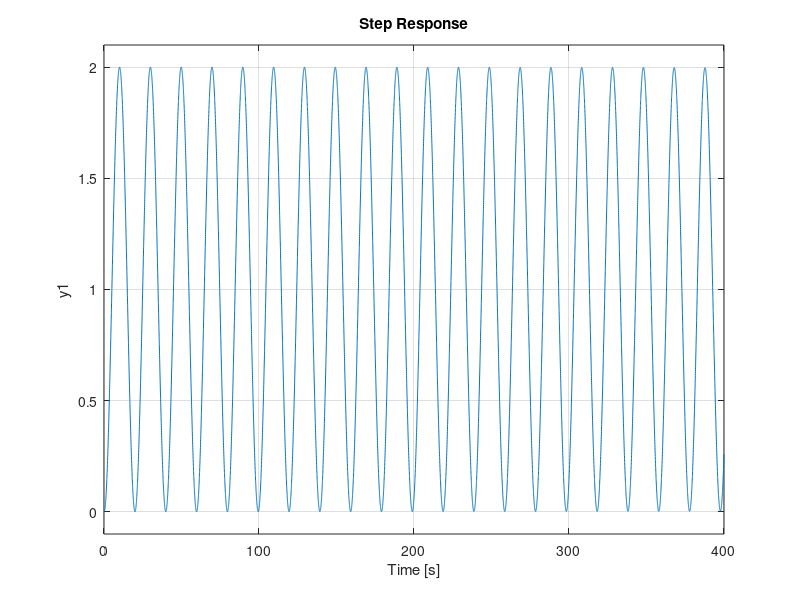
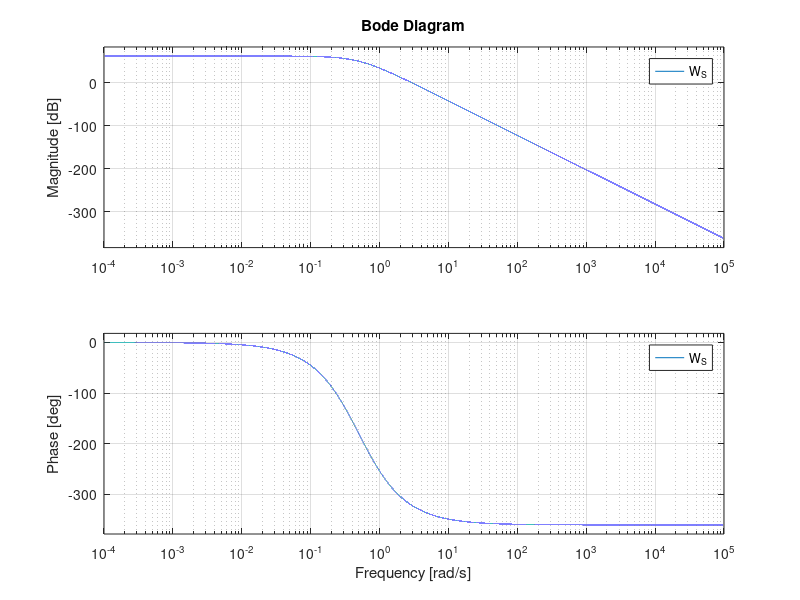
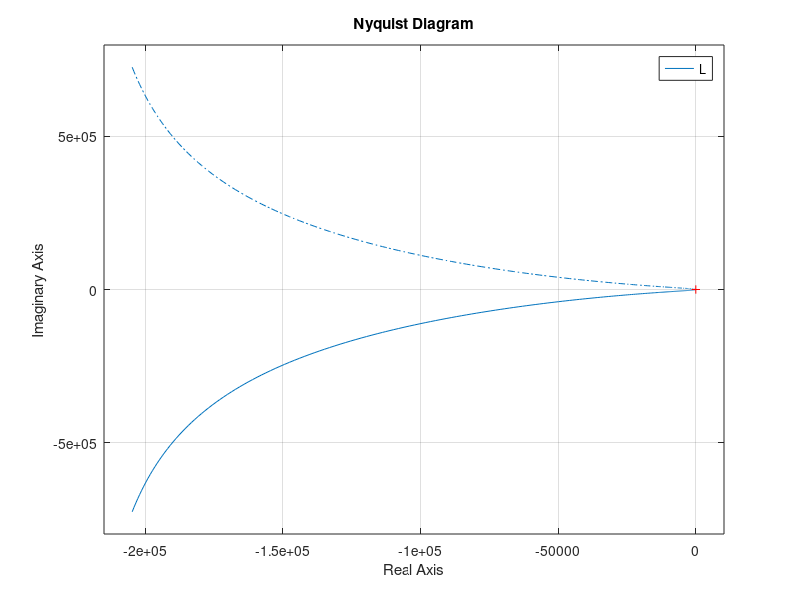
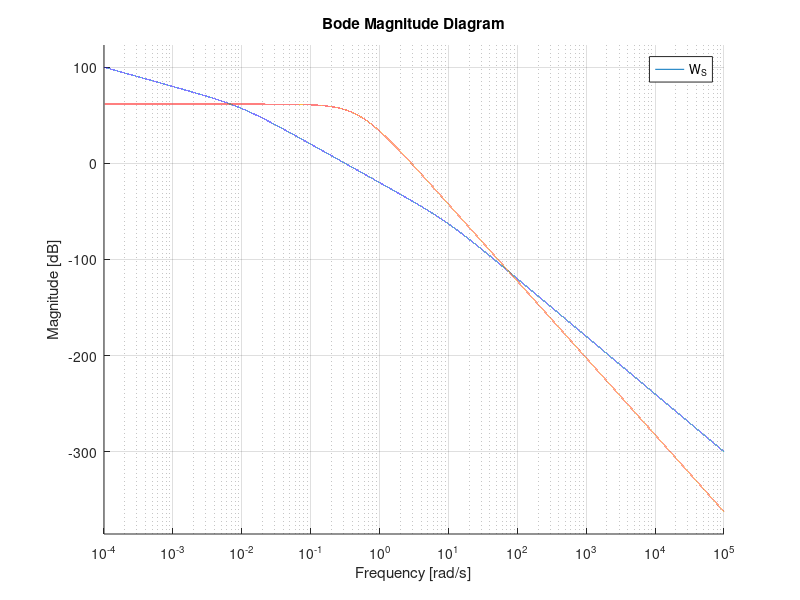

Source code (MATLAB) for these figures, in order:
%Neleptcu Daniel-Andrei 323AA Tema bonus
%༼ つ ◕_◕ ༽つ

%% Pasul 1 ⊂(◉‿◉)つ
s = tf('s');
omega = logspace(-4, 5, 1e5);

%1

P = 10/(s * (100 * s + 1) * (0.1 * s + 1));

%2

poli_P=pole(P) % Polii lui P sunt '0' '-10' '-0.01'. Deoarece nu avem poli
%in C+ sistemul este stabil. Observam ca sistemul nu este stabil in sens 
%strict pentru ca avem un pol nul in s = 0.

%3

%Avand in vedere ca avem un sistem in bucla inchisa, la alegerea uni 
%compensator static C=1 putem calcula functia de transfer a sistemului si
%functia de sensibilitate care vor conduce la constrangerea algebrica 
% S + T = 1. Mai departe, datorita prezentei unui pol cu Re(p)=0 se pot
% aplica constrangerile de interpolare si anume T(p)=1, S(p)=0.

C=1;
L=series(P,C);
S=feedback(1,L);
T=feedback(L,1);

%% Pasul 2 ⊂(◉‿◉)つ

%1

%Principiul modelului intern spune ca functia de transfer in bucla deschisa
%si anume L = P * C contine polii instabili ai referintei. Avand in vedere
%ca referinta este treapta unitara. Deoarece la formarea produsului P * C
%nu trebuie sa existe simplificari instabile in bucla de reactie, functia
%de transfer L va contine mereu polul s = '0'. In concluzie, din principiul
%modelului intern rezulta ca la alegerea oricarui regulator stabilizator se
%va realiza urmarirea asimptotica.

C=1;
L=series(P,C);
T=feedback(L,1);
figure('Name','Raspuns treapta');
step(T);

%2 
%Proiectarea lui WS
%Ne dorim eroare stationara nula la referinta treapta unitara si eroare
%<0.1% in regim stationar pentru referinte armonice in intervalul (0, 0.1)
%Conform conditiei de performanta nominala, avem |W_S * S|<1
%Prin impartirea cu |S| si constrangerea lui |S| cu eroarea de 0.1% ne
%rezulta ca |W_S|>1000


%nu suport polii din C+ ai lui P
C_1 = 250 *( (10 * s + 1) )/( (s/1000 + 1)^2);
L = series(P, C_1);
S = feedback(1, L);
T = feedback(L, 1);
W_S = 1200 /( (2 * s + 1)^4 );

a = 50;
b = 1000;
C_faza = (s/a+1)/(s/b+1); 
C_2 = series(C_1, C_faza);
L_2 = series(P, C_2);
S_2=feedback(1,L_2);
T_2=feedback(L_2,1);
W_SS=series(W_S,S_2);
conditieWS=bode(W_SS, omega);
conditieWS=squeeze(conditieWS);
conditieWS=max(conditieWS);
%ne dorim ca stabilitatea sa fie mai mica decat 1 pentru a indeplini
%conditia de performanta nominala |W_S * S|<1

figure('Name','Bode W_S');
bode(W_S, omega);
figure('Name','Nyquist L - Stabilitate bucla inchisa');
nyquist(L);

%3 

figure('Name','Bode P, W_S, C');
hold on;
bodemag(P, omega);
bodemag(W_S, omega);
hold off;
%In cazul in care avem P 'mic' si W_S va fi 'mare', vom avea functia de
%sensibilitate S 'mare', iar la conditia de performanta nominala |W_S * S|< 1
%nu va mai fi indeplinita

%% Pasul 3 ⊂(◉‿◉)つ

%1
W_T = 0.01*s/(0.001 * s+ 1);
W_TT=series(W_T,T_2);
conditieWT=bode(W_TT, omega);
conditieWT=squeeze(conditieWT);
conditieWT=max(conditieWT);
%conditia pentru |W_T * T| <1 este satisfacuta. Am realizat cand am ajuns
%la pasul 5 ca nu verificasem pentru WT si am folosit compensatorul de faza
%pentru a stabiliza aceasta conditie. Din fericire aceasta modificare a
%tinut si pentru W_S. Foarte multe modificari ale coeficientilor/numarului
%de poli le-am facut folosind in mare parte facand trial and error si dupa
%cu putin sisotool.

%2

figure('Name','Bode W_S, axa 0dB, W_T');
bodemag(W_S, omega);
hold on;
bodemag(tf(1, 1), omega);
hold on;
bodemag(W_T, omega);
%Intersectia lui W_S si W_T se afla sub axa de 0dB, deci conditia de minim
%<1 este indeplinita.

%3
%Observand diagramele bode pentru amplitudine de la subpunctul 2, pozitionand
%cursurul pe W_S si W_T se poate observa grafic ca pentru un omega mai mare
%decat 101 graficul W_T se afla deasupra axei de 0dB, iar pentru acelasi
%interval de valori, graficul W_S trece de -110dB, deci este mult mai mic
%decat axa 0dB corespunzatoare valorii 1.

%% Pasul 4 ⊂(◉‿◉)つ

omega_jf = logspace(-4, -1, 1e4);
omega_if = logspace(2, 5, 1e4);

mag_ws_jf=bode(W_S,omega_jf);
mag_ws_jf=squeeze(mag_ws_jf);

mag_wt_jf=bode(W_T,omega_jf);
mag_wt_jf=squeeze(mag_wt_jf);

R_jf = mag_ws_jf./(1-mag_wt_jf);

mag_ws_if=bode(W_S,omega_if);
mag_ws_if=squeeze(mag_ws_if);

mag_wt_if=bode(W_T,omega_if);
mag_wt_if=squeeze(mag_wt_if);

R_if = (1-mag_ws_if)./mag_wt_if;
figure('Name','Loopshaping W_S, W_T si L')
hold on;
semilogx(omega_jf,mag2db(R_jf));
semilogx(omega_if,mag2db(R_if));
bodemag(L,omega);
margin(L);
hold off;
%2
%exces poli-zerouri pt L=4 , P=3 e(L)-e(P)=1>0 good, C1 are un singur zerou
%care este negativ deci apartine in C_, din grafic se poate observa ca
%L(0)>0 si |L(jw)|>Rif si < pentru w din intervalele de joasa si inalta 
%frecventa

%3
%Transferul de la referinta la iesire si de la zgomot la iesire depind de T
%iar pentru ca T este mic la frecvente mari putem rejecta zgomotele.
%% Pasul 5 ⊂(◉‿◉)つ

%1

omega_jf = logspace(-4, -1, 1e4);
omega_if = logspace(2, 5, 1e4);

a = 50;
b = 1000;
C_faza = (s/a+1)/(s/b+1); 
C_2 = series(C_1, C_faza);
L_2 = series(P, C_2);
figure('Name','Loopshaping W_S, W_T si L2')
hold on;
semilogx(omega_jf,mag2db(R_jf));
semilogx(omega_if,mag2db(R_if));
bodemag(L_2,omega);
margin(L_2);
hold off;

S_2 = feedback(1, L_2);
T_2 = feedback(L_2, 1);
normInf = max(squeeze(bode(S_2, omega)));
margVect = 1/(normInf)

%2

% Marginea vectoriala este mai mare de decat standardul de referinta 0.5,
% utilizat in majoritatea aplicatiilor de reglare (0.79), iar pentru ca
% recomandarea este ca aceasta sa fie mai mare decat 0.5, are o valoare
% buna.In proiectare am dorit ca |S| sa se afle in jurul valorii lui 1,
% deci putem spune ca ne asteptam la o margine vectoriala in jurul valorii
% lui 1, ceea ce se poate spune ca am atins avand in vedere ca este ~0.8

%3

% Subpunctul 3 este realizat prin proiectarea compensatorului de faza,
% obtinand o margine vectoriala de ~0.8. Deci vom alege C3 in continuare
% egal cu C2
C_3=C_2;

%% Pasul 6 ⊂(◉‿◉)つ

%1
polii_S=pole(S_2)
%Toti polii lui S3=S2 au partea reala din C_, deci bucla este stabila

%2
[mag_W_SS,~]=bode(W_SS,omega);
mag_W_SS=squeeze(mag_W_SS);
[mag_W_TT,~]=bode(W_TT,omega);
mag_W_TT=squeeze(mag_W_TT);
gamma_prob=max(abs(mag_W_SS)+abs(mag_W_TT)) %(ㆆ _ ㆆ)

%3 gamma_prob < 1 si marginea vectoriala este > 0.5 deci procedura de
%obtinere a unui regulator se incheie. ʕノ•ᴥ•ʔノ ︵ ┻━┻

% ヽ༼ ຈل͜ຈ༼ ▀̿̿Ĺ̯̿̿▀̿ ̿༽Ɵ͆ل͜Ɵ͆ ༽ﾉ